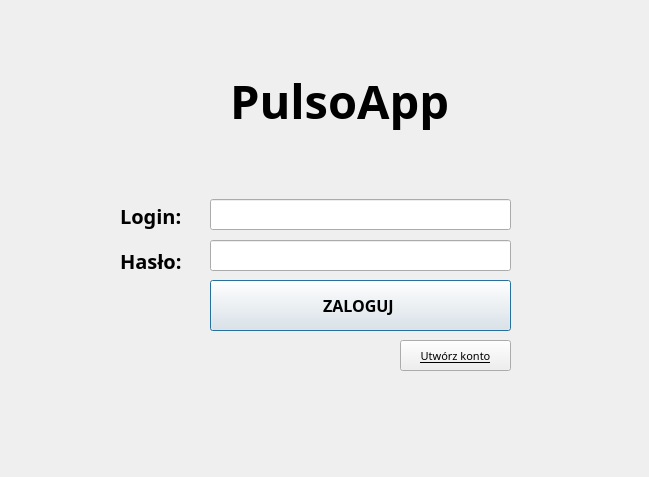
<?xml version="1.0" encoding="UTF-8"?>
<ui version="4.0">
 <class>Dialog</class>
 <widget class="QDialog" name="Dialog">
  <property name="geometry">
   <rect>
    <x>0</x>
    <y>0</y>
    <width>649</width>
    <height>477</height>
   </rect>
  </property>
  <property name="windowTitle">
   <string>Dialog</string>
  </property>
  <widget class="QPushButton" name="b_login">
   <property name="geometry">
    <rect>
     <x>210</x>
     <y>280</y>
     <width>301</width>
     <height>51</height>
    </rect>
   </property>
   <property name="font">
    <font>
     <family>Microsoft JhengHei Light</family>
     <pointsize>12</pointsize>
     <weight>75</weight>
     <bold>true</bold>
    </font>
   </property>
   <property name="text">
    <string>ZALOGUJ </string>
   </property>
  </widget>
  <widget class="QPushButton" name="b_createaccount">
   <property name="enabled">
    <bool>true</bool>
   </property>
   <property name="geometry">
    <rect>
     <x>400</x>
     <y>340</y>
     <width>111</width>
     <height>31</height>
    </rect>
   </property>
   <property name="font">
    <font>
     <family>Microsoft JhengHei Light</family>
     <pointsize>8</pointsize>
     <weight>50</weight>
     <bold>false</bold>
     <underline>true</underline>
     <kerning>true</kerning>
    </font>
   </property>
   <property name="text">
    <string>Utwórz konto</string>
   </property>
   <property name="shortcut">
    <string/>
   </property>
   <property name="autoDefault">
    <bool>true</bool>
   </property>
  </widget>
  <widget class="QLabel" name="label_2">
   <property name="geometry">
    <rect>
     <x>230</x>
     <y>60</y>
     <width>271</width>
     <height>81</height>
    </rect>
   </property>
   <property name="font">
    <font>
     <family>Microsoft YaHei UI Light</family>
     <pointsize>35</pointsize>
     <weight>75</weight>
     <italic>false</italic>
     <bold>true</bold>
    </font>
   </property>
   <property name="text">
    <string>PulsoApp</string>
   </property>
  </widget>
  <widget class="QLineEdit" name="et_password">
   <property name="geometry">
    <rect>
     <x>210</x>
     <y>240</y>
     <width>301</width>
     <height>31</height>
    </rect>
   </property>
   <property name="font">
    <font>
     <family>Microsoft YaHei Light</family>
     <pointsize>12</pointsize>
    </font>
   </property>
   <property name="text">
    <string/>
   </property>
   <property name="echoMode">
    <enum>QLineEdit::Password</enum>
   </property>
  </widget>
  <widget class="QLineEdit" name="et_login">
   <property name="geometry">
    <rect>
     <x>210</x>
     <y>199</y>
     <width>301</width>
     <height>31</height>
    </rect>
   </property>
   <property name="font">
    <font>
     <family>Microsoft YaHei Light</family>
     <pointsize>12</pointsize>
    </font>
   </property>
   <property name="toolTip">
    <string/>
   </property>
   <property name="text">
    <string/>
   </property>
  </widget>
  <widget class="QLabel" name="label_3">
   <property name="geometry">
    <rect>
     <x>120</x>
     <y>200</y>
     <width>71</width>
     <height>31</height>
    </rect>
   </property>
   <property name="font">
    <font>
     <family>Microsoft YaHei UI Light</family>
     <pointsize>15</pointsize>
     <weight>75</weight>
     <italic>false</italic>
     <bold>true</bold>
    </font>
   </property>
   <property name="text">
    <string>Login:</string>
   </property>
  </widget>
  <widget class="QLabel" name="label_4">
   <property name="geometry">
    <rect>
     <x>120</x>
     <y>240</y>
     <width>71</width>
     <height>41</height>
    </rect>
   </property>
   <property name="font">
    <font>
     <family>Microsoft YaHei UI Light</family>
     <pointsize>15</pointsize>
     <weight>75</weight>
     <italic>false</italic>
     <bold>true</bold>
    </font>
   </property>
   <property name="text">
    <string>Hasło:</string>
   </property>
  </widget>
 </widget>
 <resources/>
 <connections/>
</ui>
